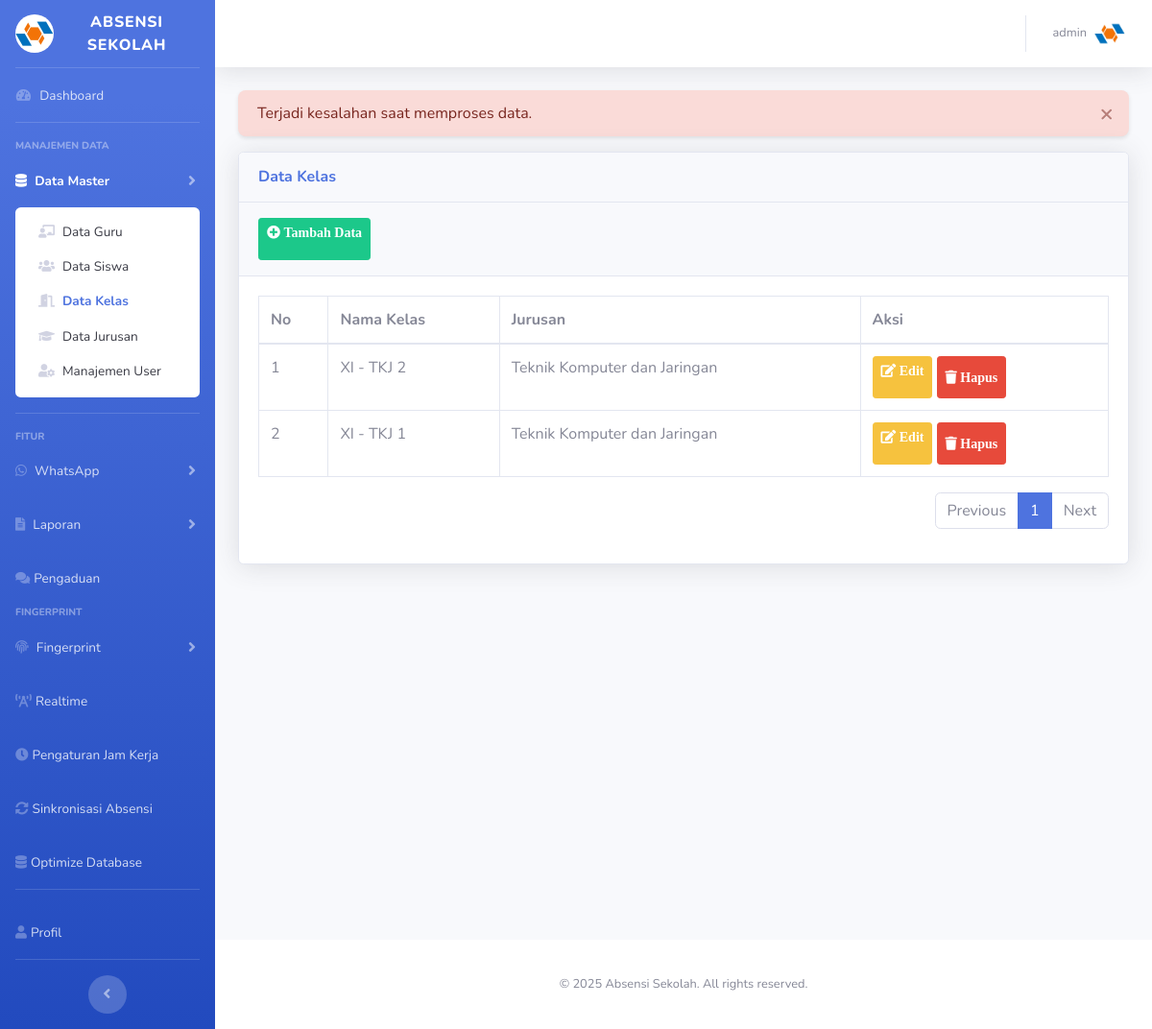
/admin/kelas/list_kelas.php?status=error (signed in), run on the app's committed database.
### tables this page shows
CREATE TABLE `kelas` (
  `id_kelas` int(11) NOT NULL,
  `nama_kelas` varchar(50) NOT NULL,
  `id_jurusan` int(11) NOT NULL
);

CREATE TABLE `jurusan` (
  `id_jurusan` int(11) NOT NULL,
  `nama_jurusan` varchar(50) NOT NULL
);

### admin/kelas/list_kelas.php (the view, shortened to what this page needs)
<?php
include '../../templates/header.php';
include '../../templates/sidebar.php';
$page = isset($_GET['page']) ? (int)$_GET['page'] : 1;
$limit = 10;
$offset = ($page - 1) * $limit;
include '../../includes/db.php';
$stmt = $conn->prepare("
    SELECT k.*, j.nama_jurusan
    FROM kelas k
    JOIN jurusan j ON k.id_jurusan = j.id_jurusan
    LIMIT :limit OFFSET :offset
");
$stmt->bindValue(':limit', $limit, PDO::PARAM_INT);
$stmt->bindValue(':offset', $offset, PDO::PARAM_INT);
$stmt->execute();
$kelas_list = $stmt->fetchAll(PDO::FETCH_ASSOC);
$countStmt = $conn->query("SELECT COUNT(*) as total FROM kelas");
$totalRows = $countStmt->fetch(PDO::FETCH_ASSOC)['total'];
$totalPages = ceil($totalRows / $limit);
$status = isset($_GET['status']) ? $_GET['status'] : '';
$message = '';
switch ($status) {
    case 'error':
        $message = isset($_GET['message']) ? $_GET['message'] : 'Terjadi kesalahan saat memproses data.';
        $alert_class = 'alert-danger';
        break;
}
?>
<div id="content-wrapper" class="d-flex flex-column">
    <div id="content">
        <?php include '../../templates/navbar.php'; ?>
        <div class="container-fluid">
            <?php if (!empty($message)): ?>
                <div class="alert <?php echo $alert_class; ?> alert-dismissible fade show" role="alert">
                    <?php echo $message; ?>
                    <button type="button" class="close" data-dismiss="alert" aria-label="Close">
                        <span aria-hidden="true">&times;</span>
                    </button>
                </div>
            <?php endif; ?>
            <div class="row">
                <div class="col-lg-12">
                    <div class="card shadow mb-4">
                        <div class="card-header py-3">
                            <h6 class="m-0 font-weight-bold text-primary">Data Kelas</h6>
                        </div>
                        <div class="card-header py-3">
                            <a href="tambah_kelas.php" class="btn btn-success btn-sm"><i class="fas fa-plus-circle"> Tambah Data</i></a>
                        </div>
                        <div class="card-body">
                            <table class="table table-bordered">
                                <thead>
                                    <tr>
                                        <th>No</th>
                                        <th>Nama Kelas</th>
                                        <th>Jurusan</th>
                                        <th>Aksi</th>
                                    </tr>
                                </thead>
                                <tbody>
                                    <?php foreach ($kelas_list as $index => $kelas): ?>
                                        <tr>
                                            <td><?php echo ($page - 1) * $limit + $index + 1; ?></td>
                                            <td><?php echo htmlspecialchars($kelas['nama_kelas']); ?></td>
                                            <td><?php echo htmlspecialchars($kelas['nama_jurusan']); ?></td>
                                            <td>
                                                <a href="edit_kelas.php?id=<?php echo $kelas['id_kelas']; ?>" class="btn btn-warning btn-sm"><i class="fas fa-edit"> Edit</i></a>
                                                <button type="button" class="btn btn-danger btn-sm btn-hapus-kelas"
                                                    data-id="<?php echo $kelas['id_kelas']; ?>"
                                                    data-nama="<?php echo htmlspecialchars($kelas['nama_kelas']); ?>"
                                                    data-toggle="modal" data-target="#hapusModal">
                                                    <i class="fas fa-trash"> Hapus</i>
                                                </button>
                                            </td>
                                        </tr>
                                    <?php endforeach; ?>
                                </tbody>
                            </table>
                            <nav aria-label="Page navigation example">
                                <ul class="pagination justify-content-end">
                                    <?php if($page > 1): ?>
                                        <li class="page-item">
                                            <a class="page-link" href="?page=<?php echo $page-1; ?>">Previous</a>
                                        </li>
                                    <?php else: ?>
                                        <li class="page-item disabled">
                                            <span class="page-link">Previous</span>
                                        </li>
                                    <?php endif; ?>
                                    <?php for($i=1; $i <= $totalPages; $i++): ?>
                                        <li class="page-item <?php if($page==$i) echo 'active'; ?>">
                                            <a class="page-link" href="?page=<?php echo $i; ?>"><?php echo $i; ?></a>
                                        </li>
                                    <?php endfor; ?>
                                    <?php if($page < $totalPages): ?>
                                        <li class="page-item">
                                            <a class="page-link" href="?page=<?php echo $page+1; ?>">Next</a>
                                        </li>
                                    <?php else: ?>
                                        <li class="page-item disabled">
                                            <span class="page-link">Next</span>
                                        </li>
                                    <?php endif; ?>
                                </ul>
                            </nav>
                        </div>
                    </div>
                </div>
            </div>
        </div>
    </div>
    <?php include '../../templates/footer.php'; ?>
</div>

### assets/css/mobile-enhancements.css (style rules this page uses)
.btn { min-height: 44px; min-width: 44px; }
.alert { border-radius: 0.5rem; border: none; box-shadow: 0 2px 4px rgba(0,0,0,0.1); }
.alert-dismissible .close { padding: 0.75rem 1rem; color: inherit; }

### data on the page
kelas: index "1", nama_kelas "XI - TKJ 2", id_jurusan.nama_jurusan "Teknik Komputer dan Jaringan"
kelas: index "2", nama_kelas "XI - TKJ 1", id_jurusan.nama_jurusan "Teknik Komputer dan Jaringan"

### other printed values
$message "Terjadi kesalahan saat memproses data."
